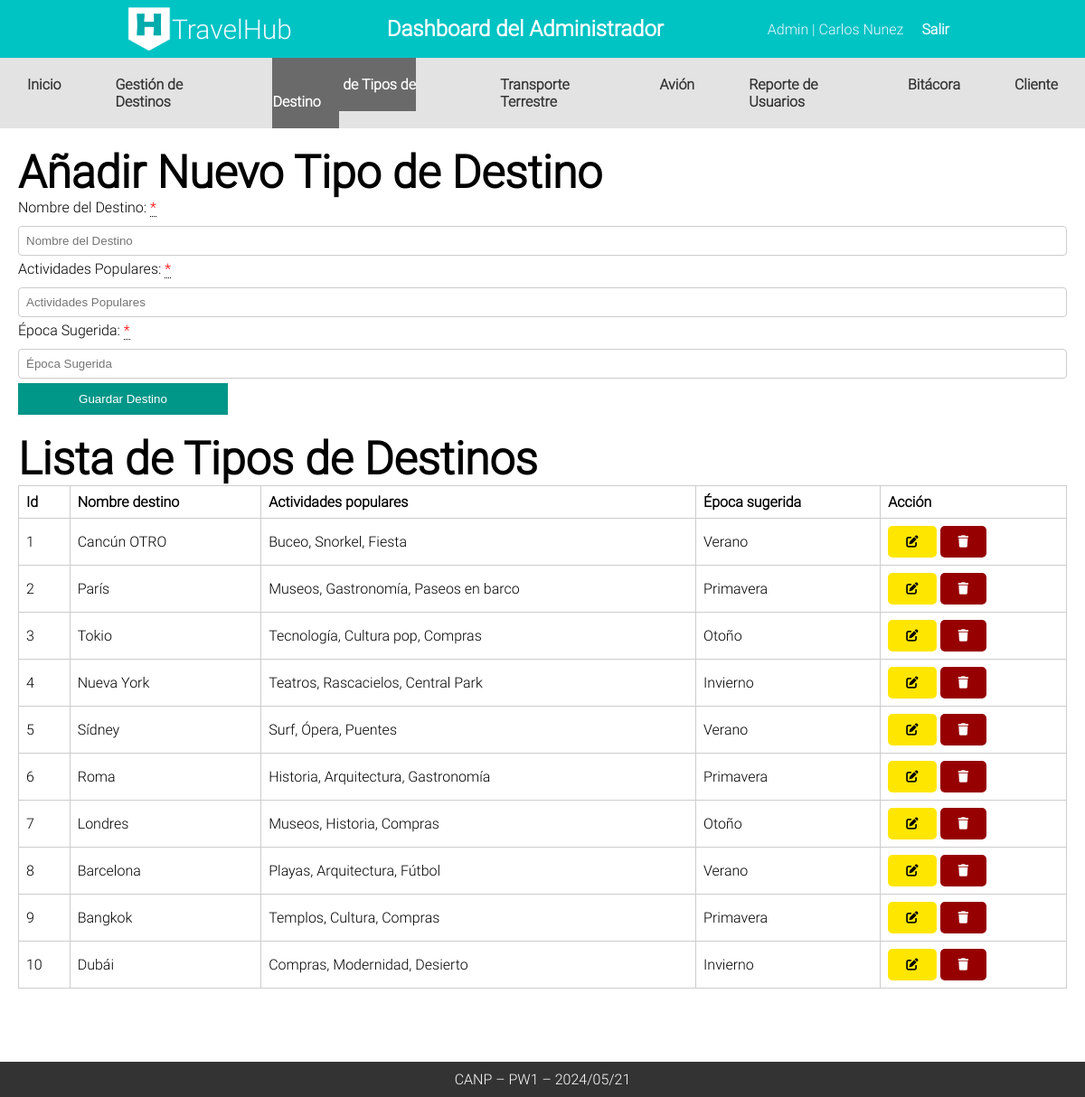
The page /Admin/CANP_TipoDestino (signed in) on the database as committed earlier.
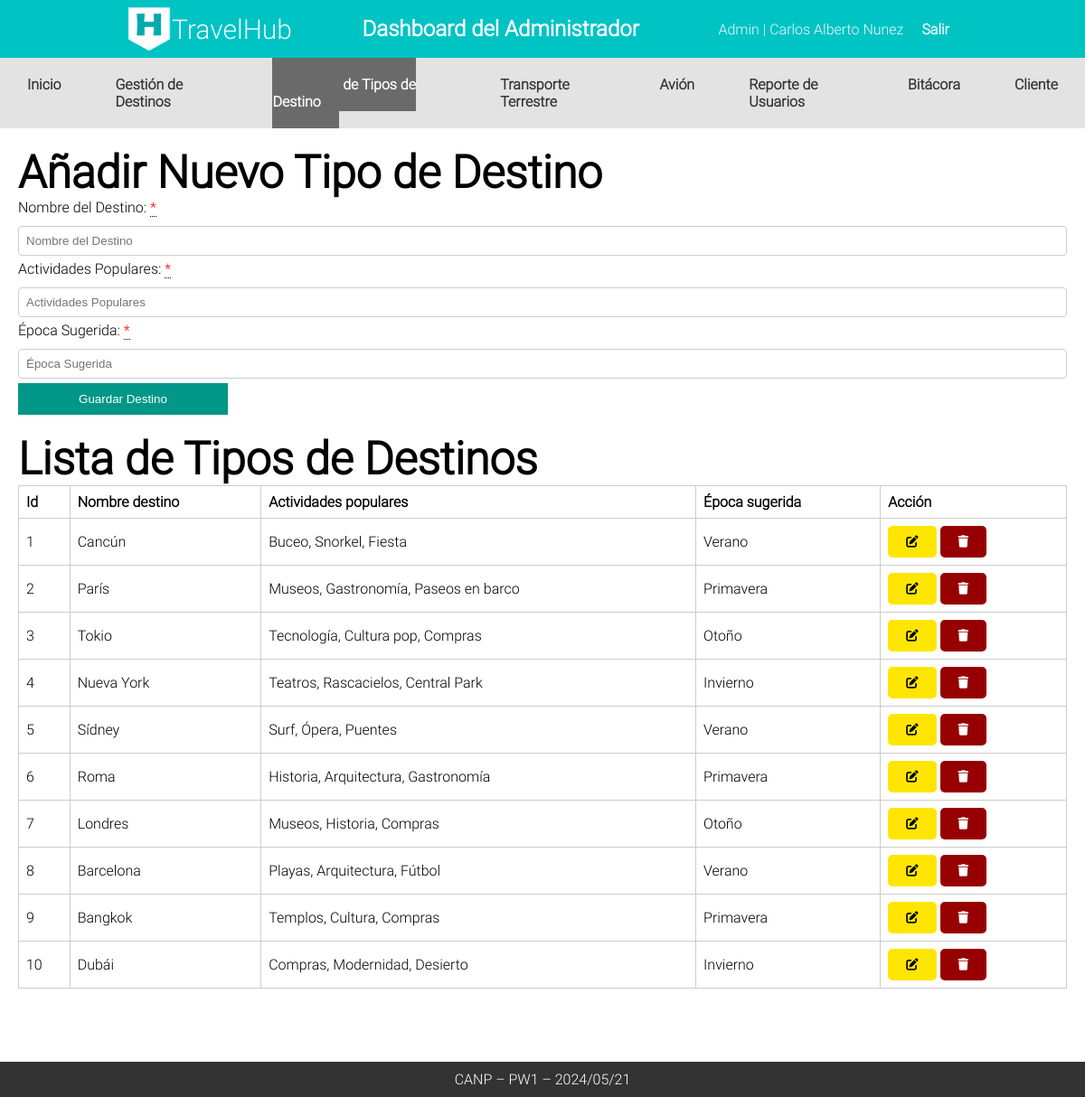
The same page on the database as committed later.
### tables this page shows
CREATE TABLE `tbltipodestino` (
  `id_tipodestino` int(11) NOT NULL,
  `Nombre_destino` varchar(255) NOT NULL,
  `Actividades_populares` varchar(255) NOT NULL,
  `Epoca_sugerida` varchar(255) NOT NULL
);

### Controllers/templateCtr.php (called while the page is built)
<?php
class Template
{
    public static function templateCtr()
    {
        include 'Views/plantilla.php';
    }
}

### index.php (called while the page is built, shortened)
<?php
include_once "Controllers/templateCtr.php";
include_once "Controllers/rutaCtr.php";
include_once "Controllers/destinosCtr.php";
include_once "Models/destinosMdl.php";
$template = new Template();
$template->templateCtr();

### Controllers/rutaCtr.php (called while the page is built)
<?php
class Ruta{
    public static function rutaCtr(){
        return "http://localhost/TravelHub/";
    }
}

### Models/destinosMdl.php (called while the page is built, shortened)
<?php
class DestinoMdl {
    public static function canp_leer_tipos_destinos_mdl() {
        try {
            $db = Conexion::conectar();
            $sql = "SELECT * FROM tbltipodestino";
            $stmt = $db->prepare($sql);
            $stmt->execute();
            return $stmt->fetchAll();
        } catch (PDOException $e) {
            return "Error al leer datos de tipos de destino: " . $e->getMessage();
        }
    }
}

### Controllers/destinosCtr.php (called while the page is built, shortened)
<?php
class DestinoCtr {
public static function canp_leer_tipos_destinos_ctr() {
    $respuesta = DestinoMdl::canp_leer_tipos_destinos_mdl();
    return $respuesta;
}
}

### Admin/CANP_TipoDestino.php (the view, shortened to what this page needs)
<?php
include 'Components/cabeceraAdmin.php';
include 'Components/navAdmin.php'
?>
    <div class="contenedor">
        <h2>Añadir Nuevo Tipo de Destino</h2>
        <form method="POST" class="formTipoDestino">
            <label for="nombreDestino">Nombre del Destino: <div class="tooltip required"> *<span class="tooltiptext">Campo obligatorio</span></div></label>
            <input type="text" id="nombreDestino" name="nombreDestino" placeholder="Nombre del Destino" >
            <label for="actividadesPopulares">Actividades Populares: <div class="tooltip required"> *<span class="tooltiptext">Campo obligatorio</span></div></label>
            <input type="text" id="actividadesPopulares" name="actividadesPopulares" placeholder="Actividades Populares" >
            <label for="epocaSugerida">Época Sugerida: <div class="tooltip required"> *<span class="tooltiptext">Campo obligatorio</span></div></label>
            <input type="text" id="epocaSugerida" name="epocaSugerida" placeholder="Época Sugerida" >
            <button name="btntTipoDestino" class="btnformulario" type="submit">Guardar Destino</button>
        </form>
        <h2>Lista de Tipos de Destinos</h2>
        <table class="tblTipoDestino">
            <thead>
                <tr>
                    <th>Id</th>
                    <th>Nombre destino</th>
                    <th>Actividades populares</th>
                    <th>Época sugerida</th>
                    <th>Acción</th>
                </tr>
            </thead>
            <tbody>
                    <?php
                        $destinos = DestinoCtr::canp_leer_tipos_destinos_ctr();
                        foreach ($destinos as $key => $destino) {
                           echo '
                           <tr>
                           <td>'.($key+1).'</td>
                           <td>'.$destino["Nombre_destino"].'</td>
                           <td>'.$destino["Actividades_populares"].'</td>
                           <td>'.$destino["Epoca_sugerida"].'</td>
                           <td>
                           <button class="edit editarTipoDestino" editartipoDestino="'.$destino["id_tipodestino"].'"> <i class="fa-solid fa-pen-to-square"></i></button>
                           <button class="delete eliminarTipoDestino" eliminarTipoDestino="'.$destino["id_tipodestino"].'" ><i class="fa-solid fa-trash"></i></button>
                           </td>
                       </tr>
                           ';
                        }
                    ?>
            </tbody>
        </table>
        </div>

### Components/cabeceraAdmin.php
<header>
       <nav>
           <div class="nav-container">
               <div class="logo-text">
                   <img class="logo" src="<?php echo $rutaLocal?>Views/assets/imagenes/logo.png" alt="">
                   <a href="<?php echo $rutaLocal ?>Admin/CANP_Admin">TravelHub</a>
               </div>
                    <h1> Dashboard del Administrador</h1>
               <ul class="nav-links">
                   <li>Admin | <?php echo $_SESSION["nombre"] ?></li>
                   <li><a href="<?php echo $rutaLocal?>logout">Salir</a></li>
               </ul>
           </div>
       </nav>
   </header>

Rows that differ between the two databases and show on the page:
changed tbltipodestino "Buceo, Snorkel, Fiesta": Nombre_destino "Cancún OTRO" → "Cancún"
Other text that changed with them:
$_SESSION["nombre"]: "Carlos Nunez" → "Carlos Alberto Nunez"
